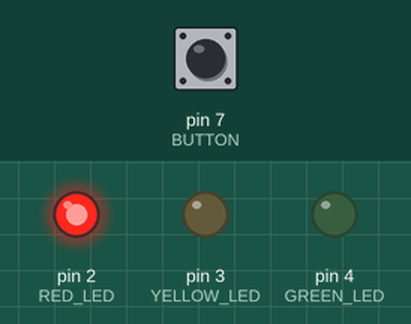
This sketch was run on a simulated Arduino Uno, built with avr-gcc and run on an emulated ATmega328P. Shown: output pins drawn as LEDs (lit = HIGH). The inputs (shaded band) are chosen by the test bench; at power-on: pin 7 (BUTTON) HIGH.

Above: at 1.0 s.
At 3.1 s:
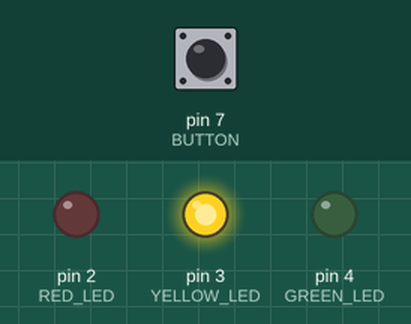
At 5.1 s:
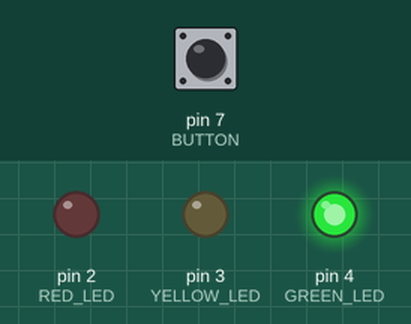
Timing chart, 0 to 7.8 s (numbered marks = the images above):
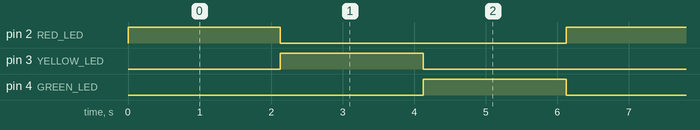

Measured:
- by itself, pin 2 (RED_LED), pin 3 (YELLOW_LED), pin 4 (GREEN_LED): alternates HIGH for 2.0 s and LOW for 4.0 s
- by itself, everything shown: repeats every 6.0 s, in 3 steps

The sketch:

TRAFFIC_LIGHT_ADVANCED.ino
```cpp
#define RED_LED 2
#define YELLOW_LED 3
#define GREEN_LED 4

#define BUTTON 7

bool stage1 = false;
bool stage2 = false;
bool stage3 = true;

const int interval = 2000;

unsigned long prev = 0;
unsigned long now = 0;

bool isPressed = false;

unsigned long int finished = 0;

void setup() {
  // put your setup code here, to run once:
  pinMode(RED_LED, OUTPUT);
  pinMode(YELLOW_LED, OUTPUT);
  pinMode(GREEN_LED, OUTPUT);
  pinMode(BUTTON, INPUT_PULLUP);
}

void loop() {
  // put your main code here, to run repeatedly:
  now = millis();

  if(digitalRead(BUTTON) == LOW){
    digitalWrite(RED_LED, HIGH);
    digitalWrite(YELLOW_LED, LOW);
    digitalWrite(GREEN_LED, LOW);
    isPressed = true;
  }

  else if(isPressed == true){
    if(stage1 == true && stage3 == false){
      stage3 = true;
      stage2 = false;
      stage1 = false;
    }
    else if(stage2 == true && stage1 == false){
      stage1 = true;
      stage2 = false;
      stage3 = false;
    }
    else{
      stage2 = true;
      stage3 = false;
      stage1 = false;
    }
    finished = now - prev;
    prev = now - interval;
    isPressed = false;
  }
  else if((stage3 == true && (now - prev >= interval)) || now < 100){
    digitalWrite(RED_LED, HIGH);
    digitalWrite(YELLOW_LED, LOW);
    digitalWrite(GREEN_LED, LOW);
    stage1 = true;
    stage3 = false;
    prev = now - finished;
    finished = 0;
  }

  else if(stage1 == true && (now - prev >= interval)){
    digitalWrite(RED_LED, LOW);
    digitalWrite(YELLOW_LED, HIGH);
    digitalWrite(GREEN_LED, LOW);
    stage2 = true;
    stage1 = false;
    prev = now - finished;
    finished = 0;
  }

  else if(stage2 == true && (now - prev >= interval)){
    digitalWrite(RED_LED, LOW);
    digitalWrite(YELLOW_LED, LOW);
    digitalWrite(GREEN_LED, HIGH);
    stage3 = true;
    stage2 = false;
    prev = now - finished;
    finished = 0;
  }
}
```
